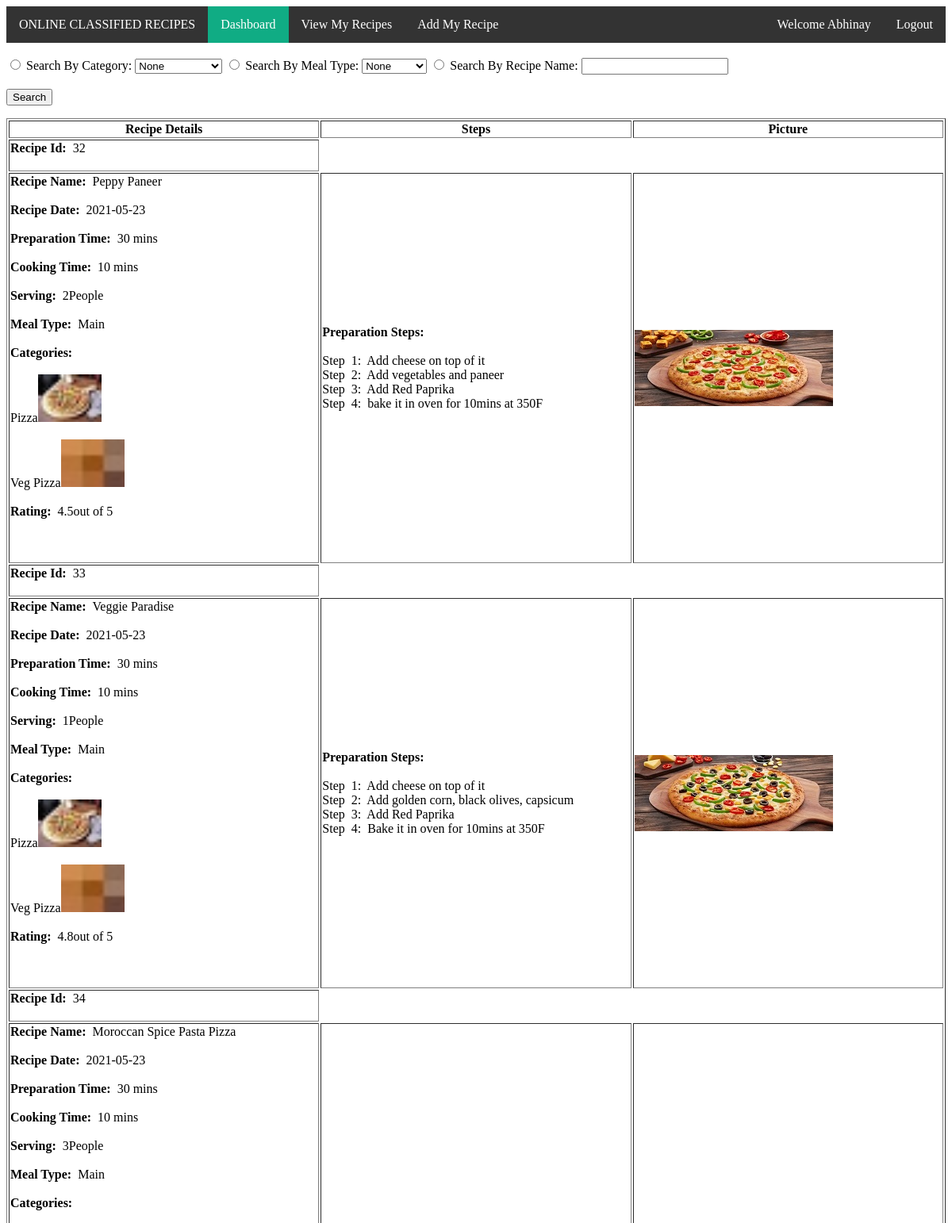
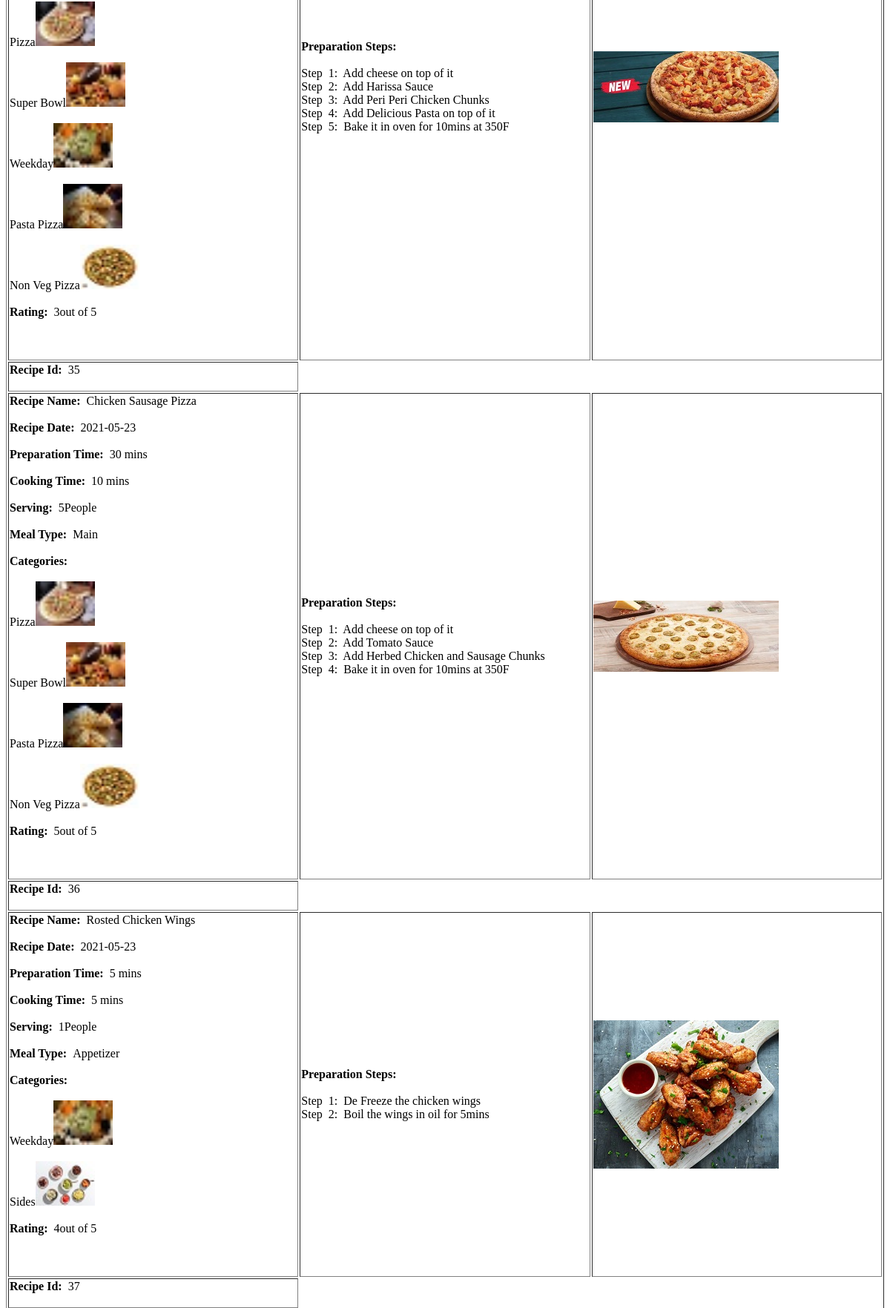
The page /dashboard.php (signed in, upper part) on the database its author committed (2 pictures, top to bottom).
### tables this page shows
CREATE TABLE `recipe` (
  `rid` int(11) NOT NULL,
  `uid` int(11) NOT NULL,
  `name` varchar(255) NOT NULL,
  `rdate` date NOT NULL,
  `ptime` varchar(255) NOT NULL,
  `ctime` varchar(255) NOT NULL,
  `servings` int(11) NOT NULL,
  `psteps` varchar(255) NOT NULL,
  `mealtype` varchar(255) NOT NULL,
  `picturename` varchar(255) NOT NULL,
  `rating` float NOT NULL
);

CREATE TABLE `recipecategories` (
  `cid` int(11) NOT NULL,
  `rid` int(11) NOT NULL
);

### includes/searchrecipe.php (called while the page is built, shortened)
<?php
function resultAll()
{
    if(isset($_POST['search']))
    {
        $option=$_POST['search'];
        $query = "";
        switch($option)
        {
            case "searchCategory":  {
                                        $query = resultSearchCategory($_POST["searchCategory1"]);
                                        return $query;
                                    }
            case "searchMealType": {
                                        $query = resultSearchMealType($_POST["searchMealType1"]);
                                        return $query;
                                    }
            case "searchName": {
                                    $query = resultSearchName($_POST["searchName1"]);
                                    return $query;
                                }
        }
    }
    else
    {
        $query = resultAllRecipes();
        return $query;
    }
}
function resultAllRecipes(){
    $con = new mysqli('localhost','root','','ocr');
    $query4 = "select * from recipe";
    $result = mysqli_query($con,$query4);
    return $result;
}
?>

### dashboard.php (the view, shortened to what this page needs)
<?php
$name = $_SESSION['name'];
?>
<html>
<head>
<link rel="stylesheet" href="./css/index.css">
</head>
<body>
    <ul>
        <li><a href="index.php">ONLINE CLASSIFIED RECIPES</a></li>
        <li><a href="dashboard.php" class="active">Dashboard</a></li>
        <li><a href="myRecipesPage.php">View My Recipes</a></li>
        <li><a href="addRecipePage.php">Add My Recipe</a></li>
        <li style="float:right"><a href="./includes/logout.php">Logout</a></li>
        <li style="float:right"><a href="index.php">Welcome <?php echo "$name"; ?></a></li>
    </ul>
    <br/>
    <?php include 'includes/searchrecipe.php';?>
    <form action="#" method="POST">
        <input type="radio" name="search" value="searchCategory">
        <label>Search By Category: </label>
        <select id="searchCategory" name="searchCategory1">
            <option value="">None</option>
        </select>
        <input type="radio" name="search" value="searchMealType">
        <label>Search By Meal Type: </label>
        <select id="searchmealtype" name="searchMealType1">
            <option value="">None</option>
        </select>
        <input type="radio" name="search" value="searchName">
        <label>Search By Recipe Name: </label>
        <input type="text" name="searchName1">
        <br/><br/>
        <button  type="submit"> Search </button>
    </form>
    <table border=1px style="width:100%;";>
    <tr>
        <th style="width:33.33%";>Recipe Details</th>
        <th style="width:33.33%";>Steps</th>
        <th style="width:33.33%";>Picture</th>
    </tr>
    <?php
        $q=resultAll();
        while($row=mysqli_fetch_array($q))
        {
            $rid = $row['rid'];
            $name = $row['name'];
            $rdate = $row['rdate'];
            $ptime = $row['ptime'];
            $ctime = $row['ctime'];
            $servings = $row['servings'];
            $psteps = $row['psteps'];
            $mealtype = $row['mealtype'];
            $picturename = $row['picturename'];
            $rating = $row['rating'];
            $categoriesquery = "select cid from recipecategories where rid=$rid";
            $categories = mysqli_query($con,$categoriesquery);
            echo '<tr><td><label><b>Recipe Id: &nbsp;</b>'.$rid.'</label>';
            echo '<br/><br/>';
            echo '<tr><td><label><b>Recipe Name: &nbsp;</b>'.$name.'</label>';
            echo '<br/><br/>';
            echo '<label><b>Recipe Date: &nbsp;</b>'.$rdate.'</label>';
            echo '<br/><br/>';
            echo '<label><b>Preparation Time: &nbsp;</b>'.$ptime.'</label>';
            echo '<br/><br/>';
            echo '<label><b>Cooking Time: &nbsp;</b>'.$ctime.'</label>';
            echo '<br/><br/>';
            echo '<label><b>Serving: &nbsp;</b>'.$servings.'People</label>';
            echo '<br/><br/>';
            echo '<label><b>Meal Type: &nbsp;</b>'.$mealtype.'</label>';
            echo '<br/><br/>';
            echo '<label><b>Categories: &nbsp;</b><br/></br>';
            while($row1=mysqli_fetch_array($categories)){
                if($row1['cid'] == 1)
                {
                    echo "Pizza";
                    echo "<img width='80' height='60' src='images/categoryImages/pizza.jpg'/>";
                }
                else if($row1['cid'] == 2)
                {
                    echo "Super Bowl";
                    echo "<img width='80' height='60' src='images/categoryImages/superbowl.jpg'/>";
                }
                else if($row1['cid'] == 3)
                {
                    echo "Weekday";
                    echo "<img width='80' height='60' src='images/categoryImages/weekday.jpg'/>";
                }
                else if($row1['cid'] == 4)
                {
                    echo "Veg Pizza";
                    echo "<img width='80' height='60' src='images/categoryImages/vegpizza.jpg'/>";
                }
                else if($row1['cid'] == 5)
                {
                    echo "Pasta Pizza";
                    echo "<img width='80' height='60' src='images/categoryImages/pastapizza.jpg'/>";
                }
                else if($row1['cid'] == 7)
                {
                    echo "Non Veg Pizza";
                    echo "<img width='80' height='60' src='images/categoryImages/nonvegpizza.jpg'/>";
                }
                else
                {
                    echo "Sides";
                    echo "<img width='80' height='60' src='images/categoryImages/sides.jpg'/>";
                }
                echo '<br/><br/>';
            }
            echo '</label>';
            echo '<label><b>Rating: &nbsp;</b>'.$rating.'out of 5 </label>';
            echo '<br/><br/><br/><br/></td>';
            $steps=explode("||",$psteps);
            $noOfSteps=count($steps);
            echo '<td><b>Preparation Steps:</b><br/><br/>';
            for($i=1;$i<$noOfSteps;$i++){
                echo "<label>Step &nbsp;$i:&nbsp; $steps[$i]</label><br/>";
            }
            echo '</td>';
            echo "<td style='height:150px;width:15%'><img src='images/recipeImages/$picturename' /></td>";
            echo '</tr>';
        }
    ?>
    </table>
</body>
</html>

### css/index.css (style rules this page uses)
ul { list-style-type: none; margin: 0; padding: 0; overflow: hidden; background-color: #333; }
li { float: left; }
li a { display: block; color: white; text-align: center; padding: 14px 16px; text-decoration: none; }
.active { background-color: #10ac84; }

### rows shown on the page
recipe: rid "32", name "Peppy Paneer", rdate "2021-05-23", ptime "30 mins", ctime "10 mins", servings "2", mealtype "Main", rating "4.5", psteps "Add cheese on top of it", psteps "Add vegetables and paneer", psteps "Add Red Paprika", psteps "bake it in oven for 10mins at 350F", picturename (picture)
recipe: rid "33", name "Veggie Paradise", rdate "2021-05-23", ptime "30 mins", ctime "10 mins", servings "1", mealtype "Main", rating "4.8", psteps "Add cheese on top of it", psteps "Add golden corn, black olives, capsicum", psteps "Add Red Paprika", psteps "Bake it in oven for 10mins at 350F", picturename (picture)
recipe: rid "34", name "Moroccan Spice Pasta Pizza", rdate "2021-05-23", ptime "30 mins", ctime "10 mins", servings "3", mealtype "Main", rating "3", psteps "Add cheese on top of it", psteps "Add Harissa Sauce", psteps "Add Peri Peri Chicken Chunks", psteps "Add Delicious Pasta on top of it", psteps "Bake it in oven for 10mins at 350F", picturename (picture)
recipe: rid "35", name "Chicken Sausage Pizza", rdate "2021-05-23", ptime "30 mins", ctime "10 mins", servings "5", mealtype "Main", rating "5", psteps "Add cheese on top of it", psteps "Add Tomato Sauce", psteps "Add Herbed Chicken and Sausage Chunks", psteps "Bake it in oven for 10mins at 350F", picturename (picture)
recipe: rid "36", name "Rosted Chicken Wings", rdate "2021-05-23", ptime "5 mins", ctime "5 mins", servings "1", mealtype "Appetizer", rating "4", psteps "De Freeze the chicken wings", psteps "Boil the wings in oil for 5mins", picturename (picture)
recipe: rid "37"

### other values the page prints
$name "Abhinay"
